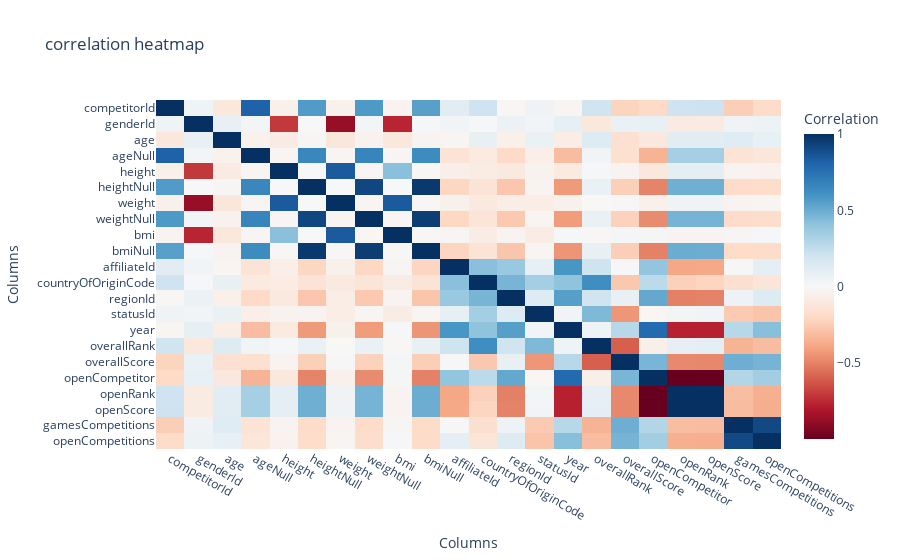

Notebook cell for this chart:
### Code cell
# Calculate the correlation between desired columns
numerical_games_correlation = numerical_games.corr()

# Create the heatmap using Plotly
fig = go.Figure(data=go.Heatmap(
    z=numerical_games_correlation.values,
    x=numerical_games_correlation.columns,
    y=numerical_games_correlation.columns,
    colorscale='RdBu',
    colorbar=dict(title='Correlation'),
))

# Set the layout options for the heatmap
fig.update_layout(
    title='correlation heatmap',
    xaxis=dict(title='Columns'),
    yaxis=dict(title='Columns', autorange='reversed'),
)

# Show the plot
fig.show()

### Figure 1 — Plotly figure (JSON) as saved in the notebook; plotly's stock layout.template omitted (floating-point values rounded to 4 significant figures; data arrays with more than 128 entries replaced by an {"elided": "..."} marker saying what was removed)
{"data": [{"colorbar": {"title": {"text": "Correlation"}}, "colorscale": [[0, "rgb(103,0,31)"], [0.1, "rgb(178,24,43)"], [0.2, "rgb(214,96,77)"], [0.3, "rgb(244,165,130)"], [0.4, "rgb(253,219,199)"], [0.5, "rgb(247,247,247)"], [0.6, "rgb(209,229,240)"], [0.7, "rgb(146,197,222)"], [0.8, "rgb(67,147,195)"], [0.9, "rgb(33,102,172)"], [1, "rgb(5,48,97)"]], "type": "heatmap", "x": ["competitorId", "genderId", "age", "ageNull", "height", "heightNull", "weight", "weightNull", "bmi", "bmiNull", "affiliateId", "countryOfOriginCode", "regionId", "statusId", "year", "overallRank", "overallScore", "openCompetitor", "openRank", "openScore", "gamesCompetitions", "openCompetitions"], "y": ["competitorId", "genderId", "age", "ageNull", "height", "heightNull", "weight", "weightNull", "bmi", "bmiNull", "affiliateId", "countryOfOriginCode", "regionId", "statusId", "year", "overallRank", "overallScore", "openCompetitor", "openRank", "openScore", "gamesCompetitions", "openCompetitions"], "z": {"elided": "22x22 float values"}}], "layout": {"title": {"text": "correlation heatmap"}, "xaxis": {"title": {"text": "Columns"}}, "yaxis": {"autorange": "reversed", "title": {"text": "Columns"}}}}
